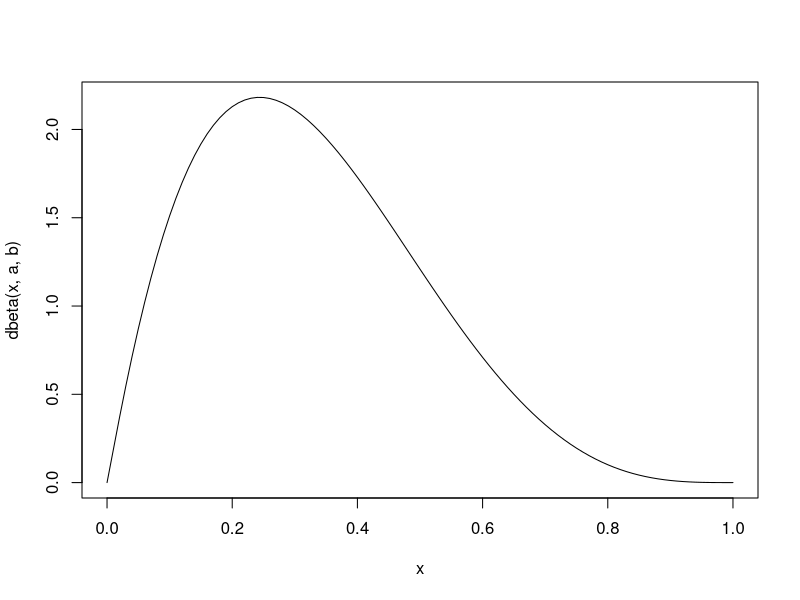
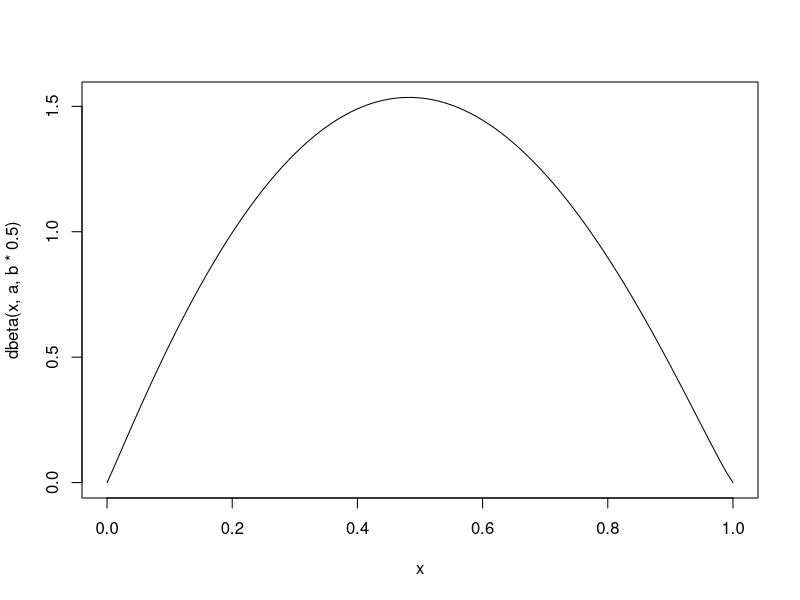
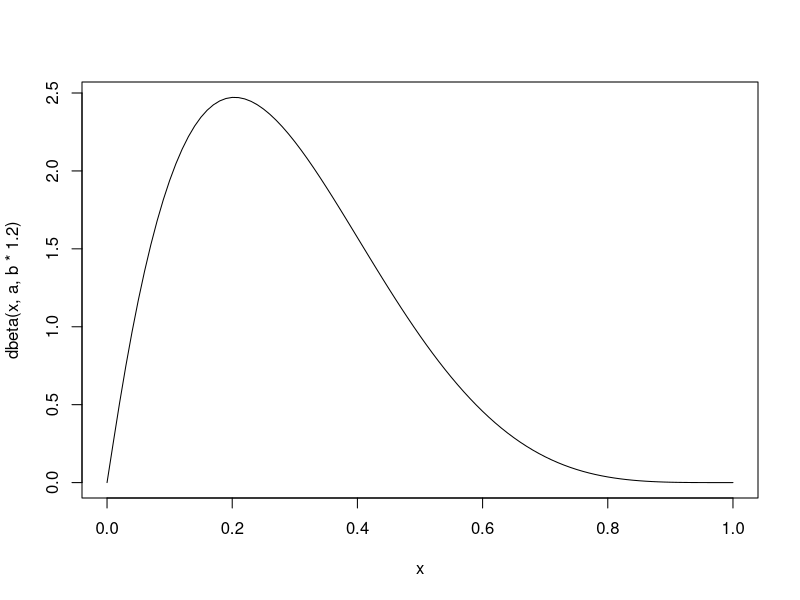
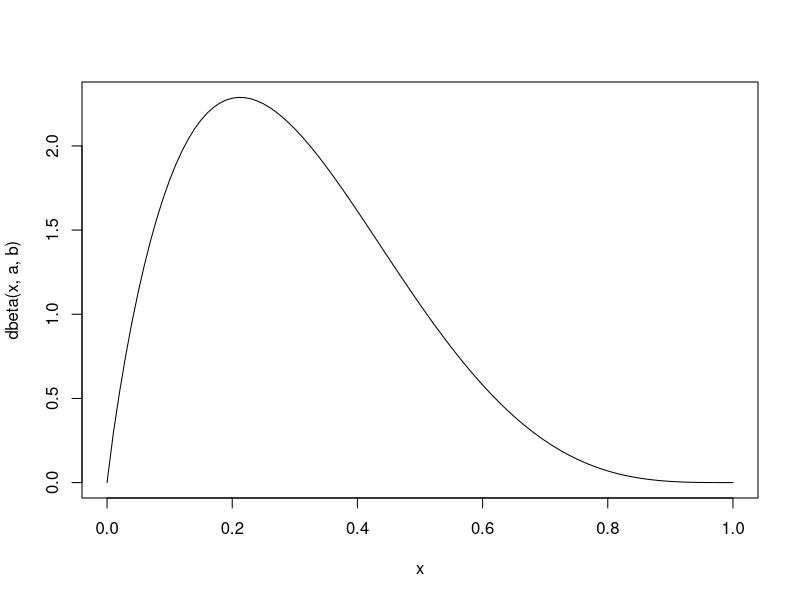
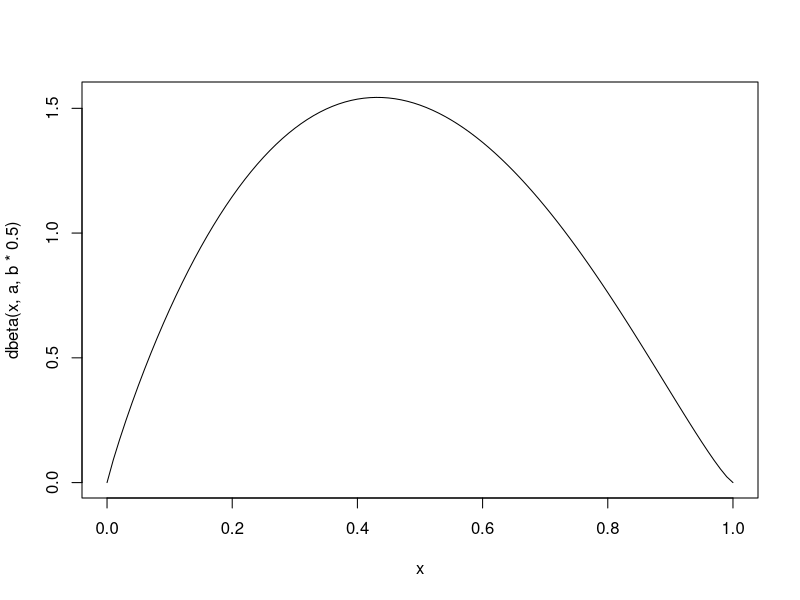
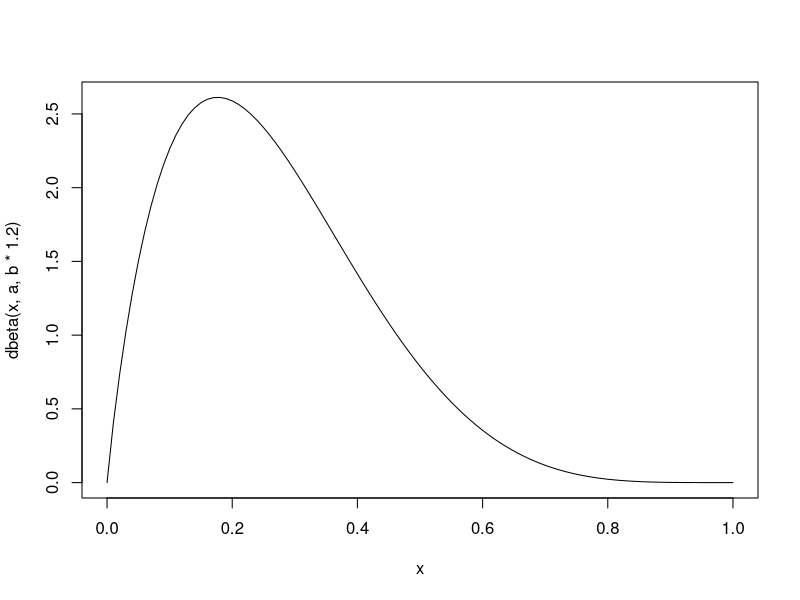
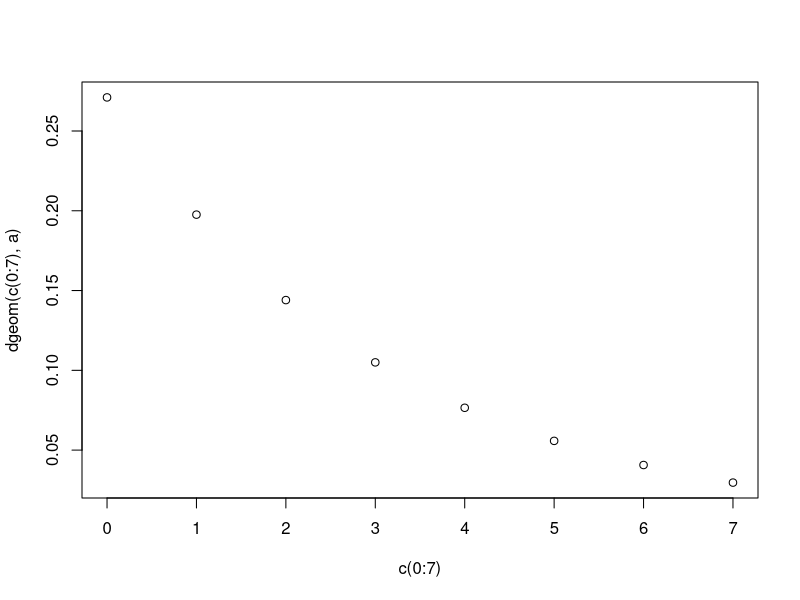
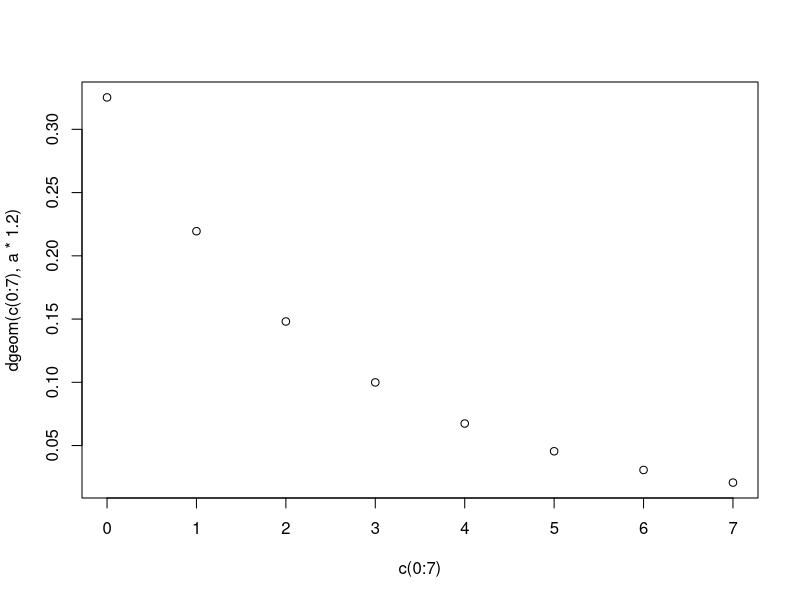

Recreate these plots in R, in order. (Note: this script raises an error after producing the figures.)
## ---- chunk 1
library(tidyverse)
library(fitdistrplus)
library(ggplot2)
library(survival)
library(survminer)
## ---- chunk 2
#set.seed

set.seed(653)

# Initialize dataframes
# alpha

alpha.hosp <- data.frame(variant=rep("alpha", 764),
                         hosp=TRUE,
                         hosp_er=TRUE)

alpha.er <- data.frame(variant=rep("alpha", 1448-764),
                       hosp=FALSE,
                       hosp_er=TRUE)

alpha.rest <- data.frame(variant=rep("alpha", 34656-1448),
                         hosp=FALSE,
                         hosp_er=FALSE)


# delta

delta.hosp <- data.frame(variant=rep("delta", 196),
                         hosp=TRUE,
                         hosp_er=TRUE)

delta.er <- data.frame(variant=rep("delta", 498-196),
                       hosp=FALSE,
                       hosp_er=TRUE)

delta.rest <- data.frame(variant=rep("delta", 8682-498),
                         hosp=FALSE,
                         hosp_er=FALSE)
## ---- chunk 3
# alpha

age.groups <- data.frame(left=c(rep(0, 2671), # From the paper
                                rep(10, 7373), 
                                rep(20, 6183), 
                                rep(30, 7364), 
                                rep(40, 5588), 
                                rep(50, 3196), 
                                rep(60, 1375), 
                                rep(70, 495), 
                                rep(80, 411)),
                         right=c(rep(10, 2671), 
                                 rep(20, 7373), 
                                 rep(30, 6183), 
                                 rep(40, 7364), 
                                 rep(50, 5588), 
                                 rep(60, 3196), 
                                 rep(70, 1375), 
                                 rep(80, 495), 
                                 rep(NA, 411)))

dist.age <- fitdistcens(age.groups/100, "beta") # Model age distribution
summary(dist.age)
a <- dist.age$estimate["shape1"]
b <- dist.age$estimate["shape2"]

curve(dbeta(x, a, b), from = 0, to = 1)
curve(dbeta(x, a, b*0.5), from = 0, to = 1) # For hospitalized
curve(dbeta(x, a, b*1.2), from = 0, to = 1) # For non-hosp.

alpha.hosp$age <- round(rbeta(nrow(alpha.hosp), a, b*0.5)*100)
alpha.er$age <- round(rbeta(nrow(alpha.er), a, b*0.5)*100)
alpha.rest$age <- round(rbeta(nrow(alpha.rest), a, b*1.2)*100)

# delta

age.groups <- data.frame(left=c(rep(0, 893), 
                                rep(10, 2089), 
                                rep(20, 1453), 
                                rep(30, 1793), 
                                rep(40, 1297), 
                                rep(50, 720), 
                                rep(60, 306), 
                                rep(70, 89), 
                                rep(80, 42)),
                         right=c(rep(10, 893), 
                                 rep(20, 2089), 
                                 rep(30, 1453), 
                                 rep(40, 1793), 
                                 rep(50, 1297), 
                                 rep(60, 720), 
                                 rep(70, 306), 
                                 rep(80, 89), 
                                 rep(NA, 42)))


dist <- fitdistcens(age.groups/100, "beta")
summary(dist)
a <- dist$estimate["shape1"]
b <- dist$estimate["shape2"]

curve(dbeta(x, a, b), from = 0, to = 1)
curve(dbeta(x, a, b*0.5), from = 0, to = 1)
curve(dbeta(x, a, b*1.2), from = 0, to = 1)

delta.hosp$age <- round(rbeta(nrow(delta.hosp), a, b*0.5)*100)
delta.er$age <- round(rbeta(nrow(delta.er), a, b*0.5)*100)
delta.rest$age <- round(rbeta(nrow(delta.rest), a, b*1.2)*100)
## ---- chunk 4
# alpha

alpha.weeks <- c(rep(13, 7593),
                 rep(14, 5568),
                 rep(15, 4673),
                 rep(16, 4431),
                 rep(17, 4058),
                 rep(18, 3608),
                 rep(19, 2608),
                 rep(20, 2177))

dist.week <- fitdist(alpha.weeks-13, "geom") # Model cases per week as geometric distribution
summary(dist.week)
a <- dist.week$estimate["prob"]

plot(c(0:7), dgeom(c(0:7), a))
plot(c(0:7), dgeom(c(0:7), a*1.2)) # Hospitalized
plot(c(0:7), dgeom(c(0:7), a*0.95)) # Non-hospitalized

rgeomt <- function(n, range, prob) { # Truncate distribution to 7 weeks (KW 13 - 20)
  F.a <- pgeom(min(range), prob=prob)
  F.b <- pgeom(max(range), prob=prob)
  
  u <- runif(n, min=F.a, max=F.b)
  
  qgeom(u, prob=prob)
}

alpha.hosp$week <- round(rgeomt(nrow(alpha.hosp), c(0,7), a*1.25)+12)

alpha.er$week <- round(rgeomt(nrow(alpha.er), c(0,7), a*1.05)+12)

alpha.rest$week <- round(rgeomt(nrow(alpha.rest), c(0,7), a*0.95)+12)

# Same for delta, but reversed

delta.weeks <- c(rep(13, 13),
                 rep(14, 67),
                 rep(15, 133),
                 rep(16, 343),
                 rep(17, 632),
                 rep(18, 1377),
                 rep(19, 2144),
                 rep(20, 3973))


dist.week <- fitdist(-delta.weeks+20, "geom")
summary(dist.week)
a <- dist.week$estimate["prob"]

plot(c(7:0), dgeom(c(0:7), a))
plot(c(7:0), dgeom(c(0:7), a*0.8))
plot(c(7:0), dgeom(c(0:7), a*1.05))


delta.hosp$week <- round(-(rgeomt(nrow(delta.hosp), c(0,7), a*0.80)-20))

delta.er$week <- round(-(rgeomt(nrow(delta.er), c(0,7), a*0.95)-20))

delta.rest$week <- round(-(rgeomt(nrow(delta.rest), c(0,7), a*1.05)-20))
## ---- chunk 5
# Numbers directly from paper, no modeling needed
alpha.hosp$vacc <- sample(c(TRUE, FALSE), 
                          nrow(alpha.hosp), 
                          replace=T, 
                          prob=c(228, 536))

alpha.er$vacc <- sample(c(TRUE, FALSE), 
                        nrow(alpha.er), 
                        replace=T, 
                        prob=c(353-228, 1095-536))

alpha.rest$vacc <- sample(c(TRUE, FALSE), 
                          nrow(alpha.rest), 
                          replace=T, 
                          prob=c(6627-353, 28029-1095))


delta.hosp$vacc <- sample(c(TRUE, FALSE), 
                          nrow(delta.hosp), 
                          replace=T, 
                          prob=c(47, 149))

delta.er$vacc <- sample(c(TRUE, FALSE), 
                        nrow(delta.er), 
                        replace=T, 
                        prob=c(129-47, 369-149))

delta.rest$vacc <- sample(c(TRUE, FALSE), 
                          nrow(delta.rest), 
                          replace=T, 
                          prob=c(2001-129, 6681-369))
## ---- chunk 6
alpha <- rbind(alpha.hosp, alpha.er, alpha.rest)

# Weibull distribution for modeling survival rates
# On avg. 6 days to hospitalization
# Max. 14 days
# Non-hospitalized set to 14

rweibullt <- function(n, range, shape, scale=1) { # Truncate distribution to 7 weeks (KW 13 - 20)
  F.a <- pweibull(min(range), shape=shape, scale=scale)
  F.b <- pweibull(max(range), shape=shape, scale=scale)
  
  u <- runif(n, min=F.a, max=F.b)
  
  qweibull(u, shape=shape, scale=scale)
}

hosp_er_time <- c(round(rweibullt(1448, c(0,14), 2, 5)), rep(14, 33208)) 

alpha$time <- hosp_er_time


delta <- rbind(delta.hosp, delta.er, delta.rest)

hosp_er_time <- c(round(rweibullt(498, c(0,14), 2, 5)), rep(14, 8682-498))

delta$time <- hosp_er_time


data <- rbind(alpha, delta)
data$variant = as.factor(data$variant)

data <- data[sample(nrow(data)),]

data$age_group <- cut(data$age, 
                      breaks=c(0, 10, 20, 30, 40, 50, 60, 70, 80, 100), 
                      labels=c("0-10", "10-19", "20-29", "30-39", "40-49", 
                               "50-59", "60-69", "70-79", ">80"),
                      include.lowest = TRUE, ordered_result = TRUE, right = FALSE)

str(data)
## ---- chunk 7

#vaccination status
p <- ggplot(data=data, aes(fill=vacc, x=variant)) +
  geom_bar(position="dodge") +
  ggtitle("Vaccination status at date of specimen")
p
#time of hospitalisation
p <- ggplot(data=data[which(data$hosp_er),], aes(x=time)) +
    geom_bar(position="dodge")
p
# age
p<-ggplot(data, aes(x=age)) +
  geom_density() +
  geom_density(aes(col=hosp))
  theme(legend.position="right") +
  ggtitle("Age Distribution")
p

# calendar week
p <- ggplot(data=data, aes(fill=variant, x=week)) +
  geom_bar() +
  ggtitle("Calendar Week")
p

## ---- chunk 8
# ggforest doesnt work with stratified models
# To fix it, copy the code in the following if statement, then run th cell. 
# Substitute line 10-25 (allTerms <- ...) with the copied code, then save

if (FALSE) {
  ### Copy from here
  allTerms <- lapply(seq_along(terms), function(i) {
    var <- names(terms)[i]
    if(var %in% colnames(data)) {
      if (terms[i] %in% c("factor", "character")) {
        adf <- as.data.frame(table(data[, var]))
        cbind(var = var, adf, pos = 1:nrow(adf))
      }
      else if (terms[i] == "numeric") {
        data.frame(var = var, Var1 = "", Freq = nrow(data), 
                   pos = 1)
      }
      else {
        vars = grep(paste0("^", var, "*."), coef$term, 
                    value = TRUE)
        data.frame(var = vars, Var1 = "", Freq = nrow(data), 
                   pos = seq_along(vars))
      }
    } else {
      message(var, "is not found in data columns, and will be skipped.")
    }
  
  })
  ### To here
}

trace(ggforest, edit=T)

## ---- chunk 9
#---------------------------------------------------------------
#Cox Regression

res.cox <- coxph(Surv(time,hosp) ~ variant, data = data)
summary(res.cox)
ggforest(res.cox, data = data)

res.cox2 <- coxph(Surv(time,hosp_er) ~ variant, data = data)
summary(res.cox2)
ggforest(res.cox2, data = data)

## ---- chunk 10
#---------------------------------------------------------------
res.cox3 <- coxph(Surv(time, hosp) ~ variant + strata(week), data = data)
summary(res.cox3)

ggforest(res.cox3, data = data)


res.cox4 <- coxph(Surv(time,hosp_er) ~ variant + strata(week), data = data)
summary(res.cox4)

ggforest(res.cox4, data = data)
## ---- chunk 11
#---------------------------------------------------------------
#Cox Regression
res.cox5 <- coxph(Surv(time, hosp) ~ variant + strata(week) + strata(vacc), data=data)
summary(res.cox5)
# visualize hazard ratio
ggforest(res.cox5, data = data)

res.cox6 <- coxph(Surv(time, hosp_er) ~ variant + strata(week) + strata(vacc), data=data)
summary(res.cox6)
# visualize hazard ratio
ggforest(res.cox6, data = data)
## ---- chunk 12
#Cox Regression
#own data right skewed
res.cox7 <- coxph(Surv(time, hosp) ~ variant + strata(week) + strata(vacc) + strata(age_group), data=data)
summary(res.cox7)
# visualize hazard ratio
ggforest(res.cox7, data = data)

res.cox8 <- coxph(Surv(time, hosp_er) ~ variant + strata(week) + strata(vacc) + strata(age_group), data=data)
summary(res.cox8)
# visualize hazard ratio
ggforest(res.cox8, data = data)
## ---- chunk 13
test.ph <- cox.zph(res.cox7)
test.ph
ggcoxzph(test.ph)

test.ph2 <- cox.zph(res.cox8)
test.ph2
ggcoxzph(test.ph2)
